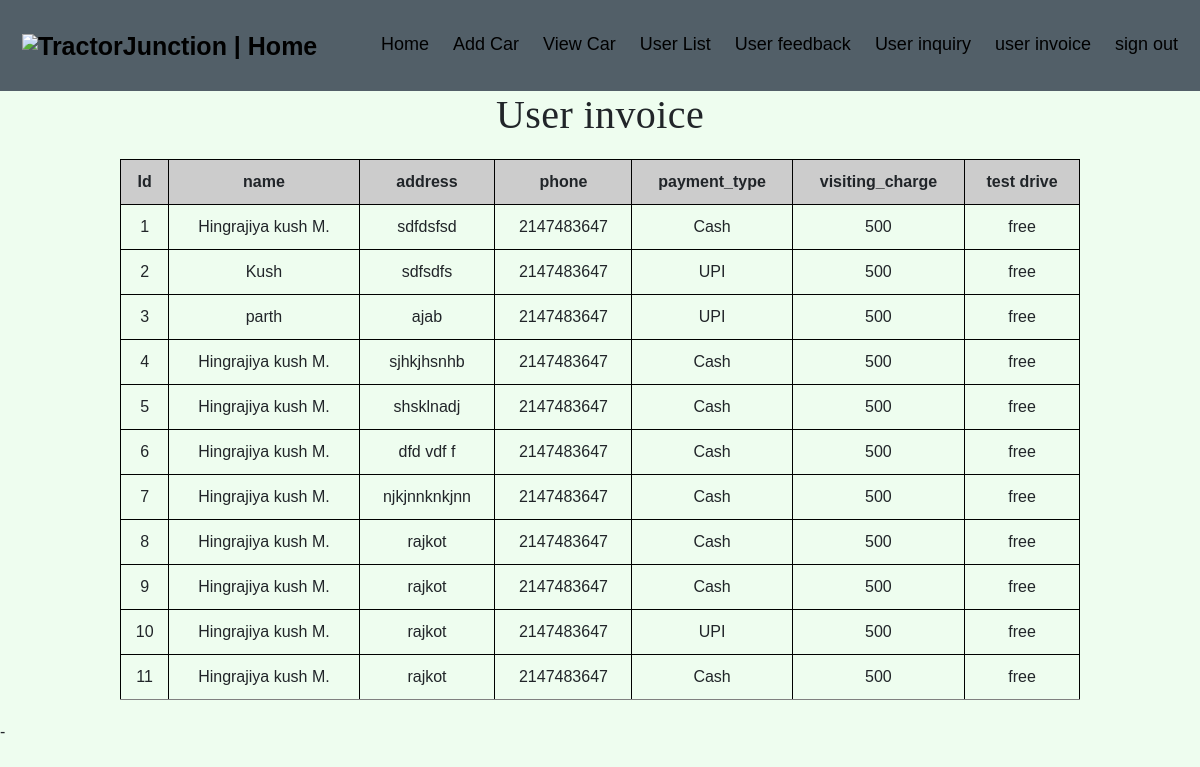
The page /usersinvoice.php on the database its author committed.
### tables this page shows
CREATE TABLE `payment_info` (
  `id` int(11) NOT NULL,
  `name` varchar(100) NOT NULL,
  `address` text NOT NULL,
  `phone` int(100) NOT NULL,
  `payment_type` varchar(100) NOT NULL,
  `visiting_charge` varchar(100) NOT NULL
);

### usersinvoice.php (the view, shortened to what this page needs)
<?php
    include "conf.php";
?>
<?php include "adminheader.php";?>
<!DOCTYPE html>
<html lang="en">
<head>
</head>
<body bgcolor="#EEFDEF">
<?php
$sql = "SELECT * FROM `payment_info` ";
$res = mysqli_query($conn,$sql);
?>
<h1 align="center">User invoice</h1>
<table border="1px" align="center" >
        <thead>
            <tr>
                <th>Id</th>
                <th>name</th>
                <th>address</th>
                <th>phone</th>
                <th>payment_type</th>
                <th>visiting_charge</th>
                <th>test drive</th>
            </tr>
        </thead>
        <tbody>
            <?php
                if (mysqli_num_rows($res) > 0) {
                    while($row = mysqli_fetch_array($res))
                    {
            ?>
                <tr>
                    <td><?php echo $row['id']; ?></td>
                    <td><?php echo $row['name']; ?></td>
                    <td><?php echo $row['address']; ?></td>
                    <td><?php echo $row['phone']; ?></td>
                    <td><?php echo $row['payment_type']; ?></td>
                    <td><?php echo $row['visiting_charge']; ?></td>
                    <td>free</td>
                <tr>
            <?php
                    }
                }
            ?>
        </tbody>
    </table>
</body>
</html>-

### main.min2977.css (style rules this page uses)
html[lang="en"] body h1, html[lang="en"] body h2, html[lang="en"] body h3, html[lang="en"] body h4, html[lang="en"] body h5, html[lang="en"] body h6 { font-family: "tj-bold"; }
h1, h2, h3, h4, h5, h6 { margin-top: 0; letter-spacing: 0.4px; }

### adminheader.php (style rules this page uses)
* { box-sizing: border-box; }
body { margin: 0; font-family: Arial, Helvetica, sans-serif; }

### usersinvoice.php (style rules this page uses)
body { background-color: #EEFDEF; }
table { width: 80%; margin: 20px auto; border-collapse: collapse; text-align: center; }
th, td { border: 1px solid #000; padding: 10px; }
th { background-color: #ccc; }
tr:nth-child(even) { background-color: #f2f2f2; }

### rows shown on the page
payment_info: id "1", name "Hingrajiya kush M.", address "sdfdsfsd", phone "2147483647", payment_type "Cash", visiting_charge "500"
payment_info: id "2", name "Kush", address "sdfsdfs", phone "2147483647", payment_type "UPI", visiting_charge "500"
payment_info: id "3", name "parth", address "ajab", phone "2147483647", payment_type "UPI", visiting_charge "500"
payment_info: id "4", name "Hingrajiya kush M.", address "sjhkjhsnhb", phone "2147483647", payment_type "Cash", visiting_charge "500"
payment_info: id "5", name "Hingrajiya kush M.", address "shsklnadj", phone "2147483647", payment_type "Cash", visiting_charge "500"
payment_info: id "6", name "Hingrajiya kush M.", address "dfd vdf f", phone "2147483647", payment_type "Cash", visiting_charge "500"
payment_info: id "7", name "Hingrajiya kush M.", address "njkjnnknkjnn", phone "2147483647", payment_type "Cash", visiting_charge "500"
payment_info: id "8", name "Hingrajiya kush M.", address "rajkot", phone "2147483647", payment_type "Cash", visiting_charge "500"
payment_info: id "9", name "Hingrajiya kush M.", address "rajkot", phone "2147483647", payment_type "Cash", visiting_charge "500"
payment_info: id "10", name "Hingrajiya kush M.", address "rajkot", phone "2147483647", payment_type "UPI", visiting_charge "500"
payment_info: id "11", name "Hingrajiya kush M.", address "rajkot", phone "2147483647", payment_type "Cash", visiting_charge "500"
